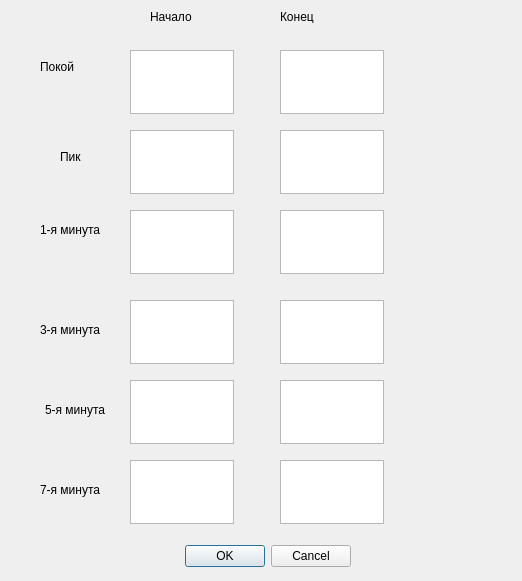
<?xml version="1.0" encoding="UTF-8"?>
<ui version="4.0">
 <class>Dialog</class>
 <widget class="QDialog" name="Dialog">
  <property name="geometry">
   <rect>
    <x>0</x>
    <y>0</y>
    <width>522</width>
    <height>581</height>
   </rect>
  </property>
  <property name="windowTitle">
   <string>Dialog</string>
  </property>
  <widget class="QDialogButtonBox" name="buttonBox">
   <property name="geometry">
    <rect>
     <x>10</x>
     <y>540</y>
     <width>341</width>
     <height>32</height>
    </rect>
   </property>
   <property name="orientation">
    <enum>Qt::Horizontal</enum>
   </property>
   <property name="standardButtons">
    <set>QDialogButtonBox::Cancel|QDialogButtonBox::Ok</set>
   </property>
  </widget>
  <widget class="QTextEdit" name="rest_begin">
   <property name="geometry">
    <rect>
     <x>130</x>
     <y>50</y>
     <width>104</width>
     <height>64</height>
    </rect>
   </property>
   <property name="whatsThis">
    <string>рост</string>
   </property>
   <property name="inputMethodHints">
    <set>Qt::ImhDigitsOnly</set>
   </property>
   <property name="autoFormatting">
    <set>QTextEdit::AutoAll</set>
   </property>
  </widget>
  <widget class="QTextEdit" name="rest_end">
   <property name="geometry">
    <rect>
     <x>280</x>
     <y>50</y>
     <width>104</width>
     <height>64</height>
    </rect>
   </property>
   <property name="whatsThis">
    <string>вес</string>
   </property>
   <property name="inputMethodHints">
    <set>Qt::ImhDigitsOnly</set>
   </property>
  </widget>
  <widget class="QLabel" name="label">
   <property name="geometry">
    <rect>
     <x>40</x>
     <y>60</y>
     <width>46</width>
     <height>13</height>
    </rect>
   </property>
   <property name="text">
    <string>Покой</string>
   </property>
  </widget>
  <widget class="QLabel" name="label_2">
   <property name="geometry">
    <rect>
     <x>280</x>
     <y>10</y>
     <width>46</width>
     <height>13</height>
    </rect>
   </property>
   <property name="text">
    <string>Конец</string>
   </property>
  </widget>
  <widget class="QTextEdit" name="top_begin">
   <property name="geometry">
    <rect>
     <x>130</x>
     <y>130</y>
     <width>104</width>
     <height>64</height>
    </rect>
   </property>
   <property name="whatsThis">
    <string>рост</string>
   </property>
   <property name="inputMethodHints">
    <set>Qt::ImhDigitsOnly</set>
   </property>
   <property name="autoFormatting">
    <set>QTextEdit::AutoAll</set>
   </property>
  </widget>
  <widget class="QTextEdit" name="top_end">
   <property name="geometry">
    <rect>
     <x>280</x>
     <y>130</y>
     <width>104</width>
     <height>64</height>
    </rect>
   </property>
   <property name="whatsThis">
    <string>рост</string>
   </property>
   <property name="inputMethodHints">
    <set>Qt::ImhDigitsOnly</set>
   </property>
   <property name="autoFormatting">
    <set>QTextEdit::AutoAll</set>
   </property>
  </widget>
  <widget class="QTextEdit" name="first_minute_begin">
   <property name="geometry">
    <rect>
     <x>130</x>
     <y>210</y>
     <width>104</width>
     <height>64</height>
    </rect>
   </property>
   <property name="whatsThis">
    <string>рост</string>
   </property>
   <property name="inputMethodHints">
    <set>Qt::ImhDigitsOnly</set>
   </property>
   <property name="autoFormatting">
    <set>QTextEdit::AutoAll</set>
   </property>
  </widget>
  <widget class="QTextEdit" name="first_minute_end">
   <property name="geometry">
    <rect>
     <x>280</x>
     <y>210</y>
     <width>104</width>
     <height>64</height>
    </rect>
   </property>
   <property name="whatsThis">
    <string>рост</string>
   </property>
   <property name="inputMethodHints">
    <set>Qt::ImhDigitsOnly</set>
   </property>
   <property name="autoFormatting">
    <set>QTextEdit::AutoAll</set>
   </property>
  </widget>
  <widget class="QTextEdit" name="third_minute_begin">
   <property name="geometry">
    <rect>
     <x>130</x>
     <y>300</y>
     <width>104</width>
     <height>64</height>
    </rect>
   </property>
   <property name="whatsThis">
    <string>рост</string>
   </property>
   <property name="inputMethodHints">
    <set>Qt::ImhDigitsOnly</set>
   </property>
   <property name="autoFormatting">
    <set>QTextEdit::AutoAll</set>
   </property>
  </widget>
  <widget class="QTextEdit" name="third_minute_end">
   <property name="geometry">
    <rect>
     <x>280</x>
     <y>300</y>
     <width>104</width>
     <height>64</height>
    </rect>
   </property>
   <property name="whatsThis">
    <string>рост</string>
   </property>
   <property name="inputMethodHints">
    <set>Qt::ImhDigitsOnly</set>
   </property>
   <property name="autoFormatting">
    <set>QTextEdit::AutoAll</set>
   </property>
  </widget>
  <widget class="QTextEdit" name="seventh_minute_begin">
   <property name="geometry">
    <rect>
     <x>130</x>
     <y>460</y>
     <width>104</width>
     <height>64</height>
    </rect>
   </property>
   <property name="whatsThis">
    <string>рост</string>
   </property>
   <property name="inputMethodHints">
    <set>Qt::ImhDigitsOnly</set>
   </property>
   <property name="autoFormatting">
    <set>QTextEdit::AutoAll</set>
   </property>
  </widget>
  <widget class="QTextEdit" name="fifth_minute_end">
   <property name="geometry">
    <rect>
     <x>280</x>
     <y>380</y>
     <width>104</width>
     <height>64</height>
    </rect>
   </property>
   <property name="whatsThis">
    <string>рост</string>
   </property>
   <property name="inputMethodHints">
    <set>Qt::ImhDigitsOnly</set>
   </property>
   <property name="autoFormatting">
    <set>QTextEdit::AutoAll</set>
   </property>
  </widget>
  <widget class="QTextEdit" name="seventh_minute_end">
   <property name="geometry">
    <rect>
     <x>280</x>
     <y>460</y>
     <width>104</width>
     <height>64</height>
    </rect>
   </property>
   <property name="whatsThis">
    <string>рост</string>
   </property>
   <property name="inputMethodHints">
    <set>Qt::ImhDigitsOnly</set>
   </property>
   <property name="autoFormatting">
    <set>QTextEdit::AutoAll</set>
   </property>
  </widget>
  <widget class="QTextEdit" name="fifth_minute_begin">
   <property name="geometry">
    <rect>
     <x>130</x>
     <y>380</y>
     <width>104</width>
     <height>64</height>
    </rect>
   </property>
   <property name="whatsThis">
    <string>рост</string>
   </property>
   <property name="inputMethodHints">
    <set>Qt::ImhDigitsOnly</set>
   </property>
   <property name="autoFormatting">
    <set>QTextEdit::AutoAll</set>
   </property>
  </widget>
  <widget class="QLabel" name="label_3">
   <property name="geometry">
    <rect>
     <x>40</x>
     <y>480</y>
     <width>71</width>
     <height>20</height>
    </rect>
   </property>
   <property name="text">
    <string>7-я минута</string>
   </property>
  </widget>
  <widget class="QLabel" name="label_5">
   <property name="geometry">
    <rect>
     <x>150</x>
     <y>10</y>
     <width>46</width>
     <height>13</height>
    </rect>
   </property>
   <property name="text">
    <string>Начало</string>
   </property>
  </widget>
  <widget class="QLabel" name="label_6">
   <property name="geometry">
    <rect>
     <x>60</x>
     <y>150</y>
     <width>46</width>
     <height>13</height>
    </rect>
   </property>
   <property name="text">
    <string>Пик</string>
   </property>
  </widget>
  <widget class="QLabel" name="label_7">
   <property name="geometry">
    <rect>
     <x>40</x>
     <y>220</y>
     <width>71</width>
     <height>20</height>
    </rect>
   </property>
   <property name="text">
    <string>1-я минута</string>
   </property>
  </widget>
  <widget class="QLabel" name="label_9">
   <property name="geometry">
    <rect>
     <x>45</x>
     <y>400</y>
     <width>71</width>
     <height>20</height>
    </rect>
   </property>
   <property name="text">
    <string>5-я минута</string>
   </property>
  </widget>
  <widget class="QLabel" name="label_11">
   <property name="geometry">
    <rect>
     <x>40</x>
     <y>320</y>
     <width>71</width>
     <height>20</height>
    </rect>
   </property>
   <property name="text">
    <string>3-я минута</string>
   </property>
  </widget>
 </widget>
 <resources/>
 <connections>
  <connection>
   <sender>buttonBox</sender>
   <signal>accepted()</signal>
   <receiver>Dialog</receiver>
   <slot>accept()</slot>
   <hints>
    <hint type="sourcelabel">
     <x>248</x>
     <y>254</y>
    </hint>
    <hint type="destinationlabel">
     <x>157</x>
     <y>274</y>
    </hint>
   </hints>
  </connection>
  <connection>
   <sender>buttonBox</sender>
   <signal>rejected()</signal>
   <receiver>Dialog</receiver>
   <slot>reject()</slot>
   <hints>
    <hint type="sourcelabel">
     <x>316</x>
     <y>260</y>
    </hint>
    <hint type="destinationlabel">
     <x>286</x>
     <y>274</y>
    </hint>
   </hints>
  </connection>
 </connections>
</ui>
